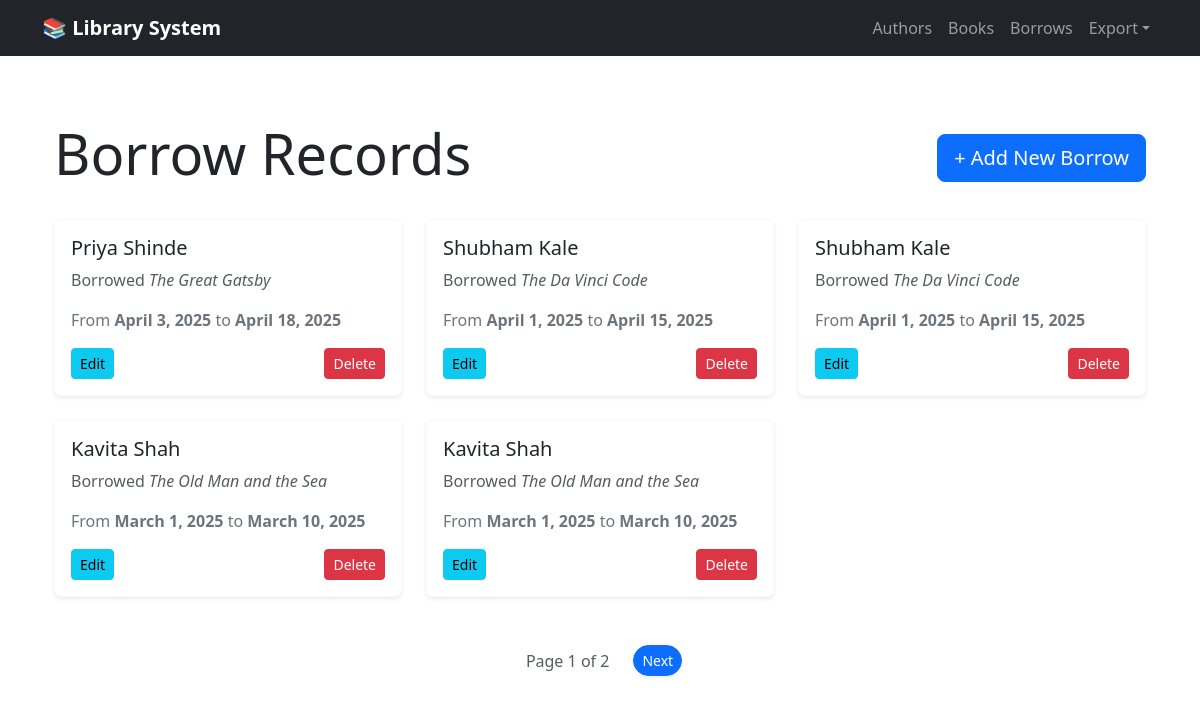
/borrows/, run on the app's committed database.
### manager/models.py (models this page shows, shortened)
class BorrowRecord(models.Model):
    user_name = models.CharField(max_length=150)
    book = models.ForeignKey(Book, on_delete=models.CASCADE)
    borrow_date = models.DateField()
    return_date = models.DateField()

class Book(models.Model):
    title = models.CharField(max_length=150)
    genre = models.CharField(max_length=100)
    published_date = models.DateField()
    author = models.ForeignKey(Author, on_delete=models.CASCADE)

### manager/views.py (the view)
# urls.py: path('borrows/', BorrowRecordListView.as_view(), name='borrow-list'),
class BorrowRecordListView(ListView):
    model = BorrowRecord
    template_name = 'manager/borrow_list.html'
    context_object_name = 'borrow_records'
    paginate_by = 5
    ordering = ['-borrow_date']

### templates/manager/borrow_list.html (shortened to what this page needs)
{% extends 'manager/base.html' %}
{% block content %}
    <div class="container mt-4">
        <div class="d-flex justify-content-between align-items-center mb-4">
            <h2 class="display-4">Borrow Records</h2>
            <a href="{% url 'add-borrow' %}" class="btn btn-primary btn-lg">+ Add New Borrow</a>
        </div>
        <div class="row">
            {% for borrow in borrow_records %}
                <div class="col-md-6 col-lg-4 mb-4">
                    <div class="card shadow-sm border-light">
                        <div class="card-body">
                            <h5 class="card-title">{{ borrow.user_name }}</h5>
                            <p class="text-muted">Borrowed <em>{{ borrow.book.title }}</em></p>
                            <p class="text-secondary">From <strong>{{ borrow.borrow_date }}</strong> to <strong>{{ borrow.return_date }}</strong></p>
                            <div class="d-flex justify-content-between align-items-center mt-3">
                                <a href="{% url 'edit-borrow' borrow.id %}" class="btn btn-info btn-sm">Edit</a>
                                <a href="{% url 'delete-borrow' borrow.id %}" class="btn btn-danger btn-sm">Delete</a>
                            </div>
                        </div>
                    </div>
                </div>
            {% endfor %}
        </div>
        {% include 'manager/pagination.html' with page_obj=page_obj %}
    </div>
{% endblock %}

### data on the page
BorrowRecord: user_name "Priya Shinde", book "The Great Gatsby", borrow_date "April 3, 2025", return_date "April 18, 2025"
BorrowRecord: user_name "Shubham Kale", book "The Da Vinci Code", borrow_date "April 1, 2025", return_date "April 15, 2025"
BorrowRecord: user_name "Shubham Kale", book "The Da Vinci Code", borrow_date "April 1, 2025", return_date "April 15, 2025"
BorrowRecord: user_name "Kavita Shah", book "The Old Man and the Sea", borrow_date "March 1, 2025", return_date "March 10, 2025"
BorrowRecord: user_name "Kavita Shah", book "The Old Man and the Sea", borrow_date "March 1, 2025", return_date "March 10, 2025"

### other printed values
{{ page_obj.number }} "1"
{{ page_obj.paginator.num_pages }} "2"
